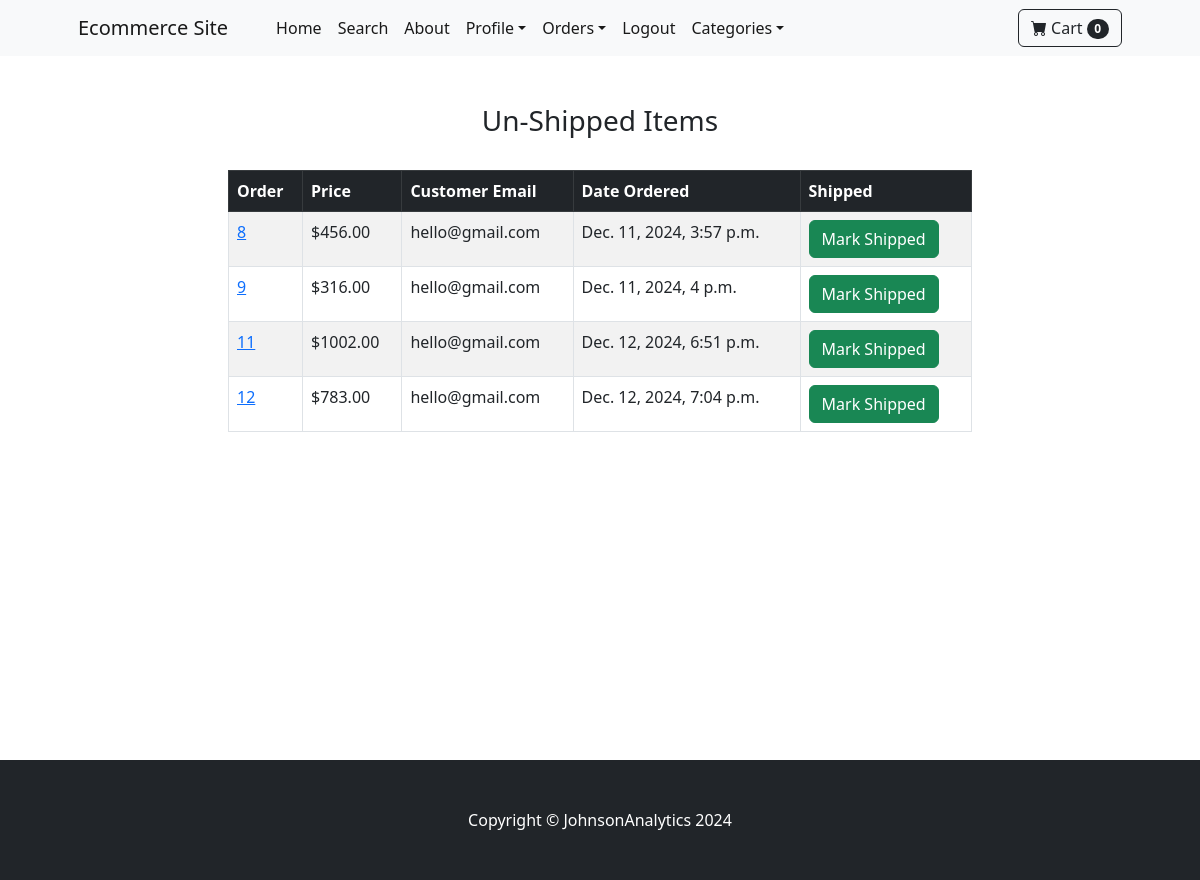
Page /payment/not_shipped_dash/ (signed in) on the committed database.
### payment/models.py (models this page shows, shortened)
class Order(models.Model):
    user = models.ForeignKey(User, on_delete=models.CASCADE, null=True, blank=True)
    full_name = models.CharField(max_length=250)
    phone = models.CharField(max_length=250)
    email = models.EmailField(max_length=250)
    shipping_address = models.TextField(max_length=1500)
    amount_paid = models.DecimalField(max_digits=10, decimal_places=2)
    date_ordered = models.DateTimeField(auto_now_add=True)
    shipped = models.BooleanField(default=False)
    date_shipped = models.DateTimeField(blank=True, null=True)

### payment/views.py (the view, shortened to what this page needs)
# urls.py: path('not_shipped_dash/', views.not_shipped_dash, name = 'not_shipped_dash'),
def not_shipped_dash(request):
    if request.user.is_authenticated and request.user.is_superuser:
        orders = Order.objects.filter(shipped=False)
        return render(request, 'payment/not_shipped_dash.html',{'orders':orders})
    else:
        messages.success(request,"Access Denied!")
        return redirect('home')

### cart/cart.py (called while the page is built)
    def __len__(self):
        return len(self.cart)

### cart/context_processor.py (called while the page is built)
def cart(request):
    return {'cart':Cart(request)}

### payment/templates/payment/not_shipped_dash.html (shortened to what this page needs)
<!DOCTYPE html>
{% extends 'base.html' %}
{% block content %}
        <div class="container">
          <div class="row">
            <center>
              <div class="col-8">
                <br><br>
              <h3>Un-Shipped Items</h3>
                  <br>
                  <table class="table table-striped table-hover table-bordered">
                  <thead class="table-dark">
                    <tr>
                      <th scope="col">Order</th>
                      <th scope="col">Price</th>
                      <th scope="col">Customer Email</th>
                      <th scope="col">Date Ordered</th>
                        <th scope="col">Shipped</th>
                    </tr>
                  </thead>
                  <tbody>
                  {% for item in orders %}
                    <tr>
                      <td><a href="{% url 'orders' item.id %}">{{ item.id }}</a></td>
                      <td>${{ item.amount_paid }}</td>
                      <td>{{ item.email }}</td>
                        <td>{{ item.date_ordered }}</td>
                        <td>
                            <form action="" method="post">
                                <button type="submit" class="btn btn-success btn-small">Mark Shipped</button>
                            </form>
                        </td>
                    </tr>
                  {% endfor %}
                  </tbody>
                </table>
                <br><br><br><br><br><br><br><br><br><br><br><br><br>
              </div>
            </center>
          </div>
        </div>
{% endblock %}

### rows in the picture
Order: id "8", amount_paid "456.00", email "hello@gmail.com", date_ordered "Dec. 11, 2024, 3:57 p.m."
Order: id "9", amount_paid "316.00", email "hello@gmail.com", date_ordered "Dec. 11, 2024, 4 p.m."
Order: id "11", amount_paid "1002.00", email "hello@gmail.com", date_ordered "Dec. 12, 2024, 6:51 p.m."
Order: id "12", amount_paid "783.00", email "hello@gmail.com", date_ordered "Dec. 12, 2024, 7:04 p.m."

### other values in the picture
{{ cart|length }} "0"
